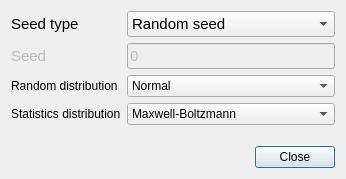
<?xml version="1.0" encoding="UTF-8"?>
<ui version="4.0">
 <class>MBGeneratorDialog</class>
 <widget class="QDialog" name="MBGeneratorDialog">
  <property name="geometry">
   <rect>
    <x>0</x>
    <y>0</y>
    <width>346</width>
    <height>179</height>
   </rect>
  </property>
  <property name="windowTitle">
   <string>Generator options</string>
  </property>
  <layout class="QVBoxLayout" name="verticalLayout">
   <item>
    <layout class="QFormLayout" name="formLayout">
     <item row="0" column="1">
      <widget class="QComboBox" name="seedType">
       <property name="sizePolicy">
        <sizepolicy hsizetype="Preferred" vsizetype="Fixed">
         <horstretch>0</horstretch>
         <verstretch>0</verstretch>
        </sizepolicy>
       </property>
       <property name="font">
        <font>
         <pointsize>11</pointsize>
        </font>
       </property>
       <property name="sizeAdjustPolicy">
        <enum>QComboBox::AdjustToMinimumContentsLength</enum>
       </property>
       <item>
        <property name="text">
         <string>Random seed</string>
        </property>
       </item>
       <item>
        <property name="text">
         <string>User defined seed</string>
        </property>
       </item>
       <item>
        <property name="text">
         <string>Time based seed</string>
        </property>
       </item>
       <item>
        <property name="text">
         <string>None</string>
        </property>
       </item>
      </widget>
     </item>
     <item row="1" column="0">
      <widget class="QLabel" name="seedLabel">
       <property name="enabled">
        <bool>false</bool>
       </property>
       <property name="font">
        <font>
         <pointsize>11</pointsize>
        </font>
       </property>
       <property name="text">
        <string>Seed</string>
       </property>
      </widget>
     </item>
     <item row="0" column="0">
      <widget class="QLabel" name="seedTypeLabel">
       <property name="font">
        <font>
         <pointsize>11</pointsize>
        </font>
       </property>
       <property name="text">
        <string>Seed type</string>
       </property>
      </widget>
     </item>
     <item row="2" column="0">
      <widget class="QLabel" name="distributionLabel">
       <property name="text">
        <string>Random distribution</string>
       </property>
      </widget>
     </item>
     <item row="3" column="0">
      <widget class="QLabel" name="statisticsLabel">
       <property name="text">
        <string>Statistics distribution</string>
       </property>
      </widget>
     </item>
     <item row="2" column="1">
      <widget class="QComboBox" name="distribution">
       <item>
        <property name="text">
         <string>Normal</string>
        </property>
       </item>
       <item>
        <property name="text">
         <string>Uniform</string>
        </property>
       </item>
      </widget>
     </item>
     <item row="3" column="1">
      <widget class="QComboBox" name="statistics">
       <item>
        <property name="text">
         <string notr="true">Maxwell-Boltzmann</string>
        </property>
       </item>
       <item>
        <property name="text">
         <string notr="true">Bose-Einstein</string>
        </property>
       </item>
      </widget>
     </item>
     <item row="1" column="1">
      <widget class="QLineEdit" name="seed">
       <property name="enabled">
        <bool>false</bool>
       </property>
       <property name="font">
        <font>
         <pointsize>11</pointsize>
        </font>
       </property>
       <property name="text">
        <string>0</string>
       </property>
      </widget>
     </item>
    </layout>
   </item>
   <item>
    <widget class="QDialogButtonBox" name="buttonBox">
     <property name="orientation">
      <enum>Qt::Horizontal</enum>
     </property>
     <property name="standardButtons">
      <set>QDialogButtonBox::Close</set>
     </property>
    </widget>
   </item>
  </layout>
 </widget>
 <resources/>
 <connections>
  <connection>
   <sender>buttonBox</sender>
   <signal>accepted()</signal>
   <receiver>MBGeneratorDialog</receiver>
   <slot>accept()</slot>
   <hints>
    <hint type="sourcelabel">
     <x>248</x>
     <y>254</y>
    </hint>
    <hint type="destinationlabel">
     <x>157</x>
     <y>274</y>
    </hint>
   </hints>
  </connection>
  <connection>
   <sender>buttonBox</sender>
   <signal>rejected()</signal>
   <receiver>MBGeneratorDialog</receiver>
   <slot>reject()</slot>
   <hints>
    <hint type="sourcelabel">
     <x>316</x>
     <y>260</y>
    </hint>
    <hint type="destinationlabel">
     <x>286</x>
     <y>274</y>
    </hint>
   </hints>
  </connection>
 </connections>
</ui>
